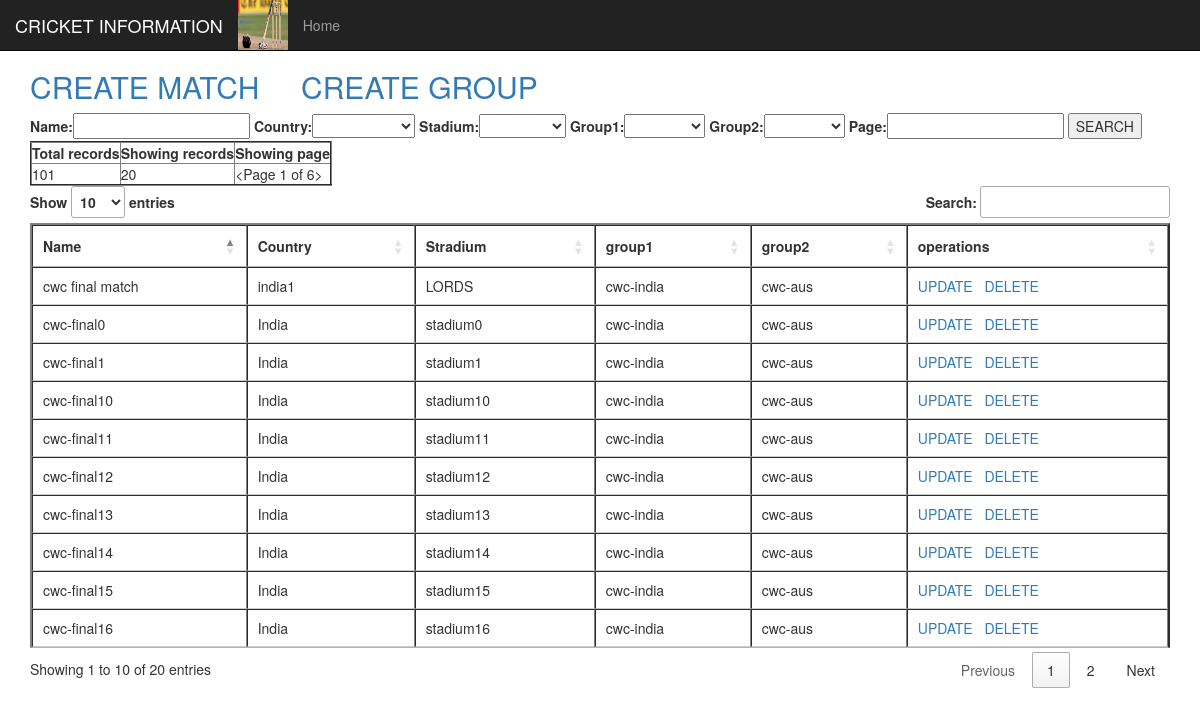
The page /matches/ on the database its author committed.
### info/models.py (models this page shows)
class abst(models.Model): # abstract model
	name=models.CharField(max_length=250)
	class Meta:
		abstract=True

class Match(abst):
	country=models.ForeignKey(Country, on_delete=models.PROTECT)
	stadium = models.CharField(max_length=250)
	group1 = models.ForeignKey(PlayerGroup,on_delete=models.PROTECT,
		related_name="group1")
	group2 = models.ForeignKey(PlayerGroup,on_delete=models.PROTECT,
		related_name="group2")

class Country(abst):
	flag=models.ImageField(blank=True, null=True)
	shortname = models.CharField(max_length=256, unique=True)
	description=models.TextField(max_length=555,default="about your country")
	def __str__(self):
		return self.name

class PlayerGroup(abst):
	country = models.ForeignKey(Country,on_delete=models.PROTECT)
	players = models.ManyToManyField(Player)
	def __str__(self):
		return self.name

### info/views.py (the view)
# urls.py: path("matches/",MatchListView.as_view(
class MatchListView(ListView):
	paginate_by=20
	def get_queryset(self):
		params = self.request.GET
		name = params.get("name")
		group1 = params.get("group1")
		group2= params.get("group2")
		country = params.get("country")
		stadium = params.get("stadium")
		q=Match.objects.all()
		if name:
			q=q.filter(name=name)
		if group1:
			q=q.filter(group1=group1)
		if group2:
			q=q.filter(group1=group2)
		if country:
			q=q.filter(country=country)
		if stadium:
			q=q.filter(stadium=stadium)
		return q
	def get_context_data(self, *args, **kwargs):
		data = ListView.get_context_data(self, *args, **kwargs)
		form = MatchSearchForm()
		if self.request.GET:
			form = MatchSearchForm(data=self.request.GET)
		data.update({"search_form":form})
		return data

### info/forms.py
class MatchSearchForm(forms.Form):
	countries = [(i.id,i.name) for i in Country.objects.all()]
	groups = [(i.id,i.name) for i in PlayerGroup.objects.all()]
	stadiums =[(j,j) for j in set([i.stadium for i in Match.objects.all()])]
	countries.insert(0,("",""))
	groups.insert(0,("",""))
	stadiums.insert(0,("",""))
	name=forms.CharField(max_length=250,required=False)
	country= forms.ChoiceField(choices=countries, required=False)
	stadium = forms.ChoiceField(choices=stadiums,required=False)
	group1 = forms.ChoiceField(choices=groups,required=False)
	group2 = forms.ChoiceField(choices=groups,required=False)
	page=forms.IntegerField(required=False)

### info/templates/info/match_list.html (shortened to what this page needs)
{% extends 'info/home.html' %}
{% block container %}
	<h2><a href="/create_match">CREATE MATCH</a> &nbsp &nbsp
	<a href="/create_group">CREATE GROUP</a></h2>
	<form >
		{{search_form.as_table}}
		<input type="submit" name="" value="SEARCH">
	</form>
	<table border=2>
		<tr><th>Total records</th>
			<th>Showing records</th>
			<th>Showing page</th>
		</tr>
		<tr>
			<td>{{paginator.count}}</td>
			<td>{{20}}</td>
			<td>{{page_obj}}</td>
		</tr>
	</table>
	<table border=2 id="datatable">
		<thead>
			<tr>
				<th>Name</th>
				<th>Country</th>
				<th>Stradium</th>
				<th>group1</th>
				<th>group2</th>
				<th>operations</th>
			</tr>
		</thead>
		<tbody>
			{% for row in object_list%}
			<tr>
				<td>{{ row.name }}</td>
				<td>{{ row.country }}</td>
				<td>{{ row.stadium }}</td>
				<td>{{ row.group1 }}</td>
				<td>{{ row.group2 }}</td>
				<td><a href="/update_match/{{row.id}}">UPDATE</a>
					<a href="/delete_match/{{row.id}}">DELETE</a></td>
			</tr>
			{% endfor %}
		</tbody>
	</table>
{% endblock %}

### rows shown on the page
Match: name "cwc final match", country "india1", stadium "LORDS", group1 "cwc-india", group2 "cwc-aus"
Match: name "cwc-final0", country "India", stadium "stadium0", group1 "cwc-india", group2 "cwc-aus"
Match: name "cwc-final1", country "India", stadium "stadium1", group1 "cwc-india", group2 "cwc-aus"
Match: name "cwc-final10", country "India", stadium "stadium10", group1 "cwc-india", group2 "cwc-aus"
Match: name "cwc-final11", country "India", stadium "stadium11", group1 "cwc-india", group2 "cwc-aus"
Match: name "cwc-final12", country "India", stadium "stadium12", group1 "cwc-india", group2 "cwc-aus"
Match: name "cwc-final13", country "India", stadium "stadium13", group1 "cwc-india", group2 "cwc-aus"
Match: name "cwc-final14", country "India", stadium "stadium14", group1 "cwc-india", group2 "cwc-aus"
Match: name "cwc-final15", country "India", stadium "stadium15", group1 "cwc-india", group2 "cwc-aus"
Match: name "cwc-final16", country "India", stadium "stadium16", group1 "cwc-india", group2 "cwc-aus"

### other values the page prints
{{ paginator.count }} "101"
{{ 20 }} "20"
{{ page_obj }} "<Page 1 of 6>"
